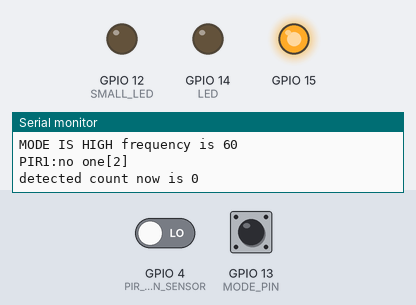
The sketch below on a simulated ESP8266 (NodeMCU). On the bench: output pins drawn as LEDs (lit = HIGH), the last lines printed to the serial monitor. Dashed ring = blinking. The test bench sets the inputs (shaded band); at power-on: GPIO 4 (PIR_MOTION_SENSOR) LOW, GPIO 13 (MODE_PIN) HIGH. WiFi joins after 1.5 s; servers stay silent unless stated; uploads are accepted with an empty reply.

Above: at 2.4 s.
2.5 s: GPIO 4 (PIR_MOTION_SENSOR) driven HIGH
At 4.1 s:
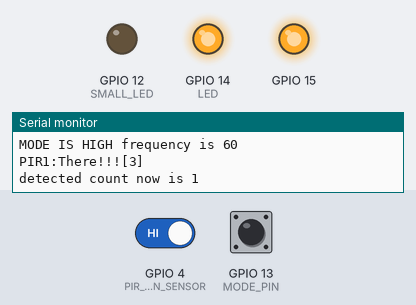
7.4 s: GPIO 4 (PIR_MOTION_SENSOR) driven LOW
At 9.3 s:
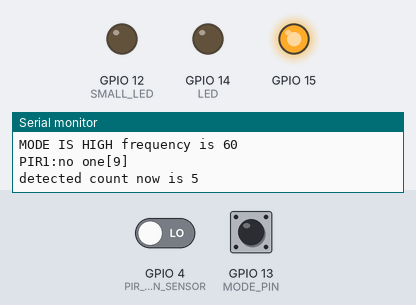
9.7 s: GPIO 13 (MODE_PIN) pulled LOW for 1.2 s
At 17.15 s:
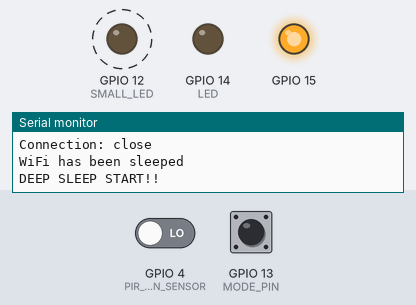
Timing chart, 0 to 17.7 s (numbered marks = the images above; inputs shaded):
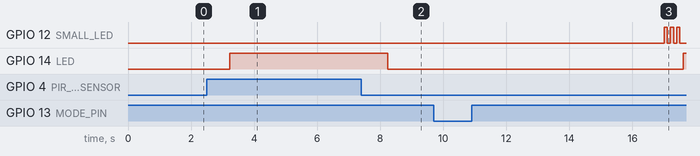

Measured:
- after the input at 2.5 s, GPIO 14 (LED): LOW → HIGH after 0.73 s
- after the input at 7.4 s, GPIO 14 (LED): HIGH → LOW after 0.83 s
- after the input at 9.7 s, GPIO 12 (SMALL_LED): alternates HIGH for 0.10 s and LOW for 0.10 s, starting after 7.3 s; GPIO 14 (LED): LOW → HIGH after 7.9 s

The sketch:

PIR_DemoWithOTA.ino
```cpp
#include <Arduino.h>
#include <stdio.h>
#include <string.h>

#include <ESP8266WiFi.h>
#include <SimpleTimer.h>


#define PIR_MOTION_SENSOR 4 //Use pin 8 to receive the signal from the module
#define LED  14   //the Grove - LED is connected to D4 of Arduino
#define MODE_PIN  13
#define SEND_HTTP_COUNT  60
//HTTPリクエストを送る頻度(適正値：１０）
#define EXISTING_SENCE_CNT 1
#define SLEEP_DURATION 5 //スリープする時間（秒単位）（適正値：３０〜６０）
#define SMALL_LED  12


//#define PIR_POWER  15 //黄色
//#define DEEP_SLEEP_COUNT 3 //Deep s]leep に入るまでのカウント数(連続して検知ができなかったら）
//一HTTPリクエスト中、誰かがいると検知する最低回数。
//#define DETECT_FREQ  1000 //センサの値をとる頻度

#define GRAPH_TRUE  10 //グラフの存在数値
#define GRAPH_FALSE  1 //グラフの不在数値
//#define ESP8266_REG(addr) ((volatile uint32_t )(0x60000000+(addr)))

SimpleTimer timer;
int count = 0;

int loopCount = 0;
int detectedCountPIR1 = 0;
int detectedCountPIR2 = 0;
int sleepCount = 0; //ディープスリープカウント
int requestFreq = 99; //サーバへの更新頻度
boolean sleepflag = false;
const char* ssid     = "NAGA12345";
const char* password = "nagase222";

//const char* host = "192.168.1.80";
const char* host = "ec2-52-196-9-244.ap-northeast-1.compute.amazonaws.com";
const int httpPort = 7776;

// Use WiFiClient class to create TCP connections
WiFiClient client;
const char* m2xKey = "7e7b47ba14a03597d6ad729c0313e4ae";


/**
   LEDを点滅させる
*/
void blinkLED(int pinNo, int waitTime, int repertCount) {
  for (int i = 0; i <= repertCount; i++) {
    digitalWrite(pinNo, HIGH);
    delay(waitTime);
    digitalWrite(pinNo, LOW);
    delay(waitTime);
  }
}
/**
   deepSleep実施
*/
void deepSleep() {
  //誰もいなかったら DEEP SLEEPモード突入命令
  Serial.println("DEEP SLEEP START!!");
  //LED点滅
  blinkLED(SMALL_LED, 100, 2);
  blinkLED(LED, 300, 3);

  //1:μ秒での復帰までのタイマー時間設定  2:復帰するきっかけの設定（モード設定）
  ESP.deepSleep(SLEEP_DURATION * 1000 * 1000 , WAKE_RF_DEFAULT);
  //deepsleepモード移行までのダミー命令
  delay(1000);
}


boolean isPeopleDetected()
{
  int sensorValue = digitalRead(PIR_MOTION_SENSOR);
  if (sensorValue == HIGH) //if the sensor value is HIGH?
  {
    return true;  //yes,return ture
  }
  else
  {
    return false;  //no,return false
  }
}

void pinsInit()
{
  pinMode(PIR_MOTION_SENSOR, INPUT);
  pinMode(MODE_PIN, INPUT);
  pinMode(LED, OUTPUT);
  pinMode(SMALL_LED, OUTPUT);
  //pinMode(PIR_POWER, OUTPUT);

  pinMode(15, OUTPUT);
  digitalWrite(15,HIGH);

}


void startWIFI() {
 //if(sleepflag == true){
  Serial.println("force sleep wake!");
  WiFi.forceSleepWake();
  delay(1000);
  //sleepflag = false;
 //}


  Serial.println("starting wifi");
  WiFi.begin(ssid, password);

  int failedcount=0;
  while (WiFi.waitForConnectResult() != WL_CONNECTED) {
    failedcount++;
    Serial.println("Connection Failed! retriying.");
    //WiFi.forceSleepWake();
    delay(2000);
    if(failedcount >= 5){
      Serial.println("Connection Failed! Rebooting...");
      ESP.restart();
    }
  }


  //Serial.println("connect to client");
  if (!client.connect(host, httpPort)) {
    Serial.println("connection failed 1");
    delay(5000);
    if (!client.connect(host, httpPort)) {
      delay(5000);
      Serial.println("connection failed 2");

      if (!client.connect(host, httpPort)) {
        Serial.println("connection failed 3 going to deep sleep mode now..");
        deepSleep();
      }
    }

  }
}
void stopWIFI(){
  WiFi.disconnect();
  WiFi.forceSleepBegin();
  sleepflag == true;
  Serial.println("WiFi has been sleeped\n");
  delay(2000);
}


void submitToM2X(int PIRNumber, int returnValue) {


  String sensorID = "";
  if (PIRNumber == 1) {
    sensorID = "PIR_sensor";
  } else {
    sensorID = "-------";
  }

  String m2xURL =  "/v2/devices/33d8824f9deee514852ee77258d74b42/streams/" + sensorID + "/value";

  //M2xにデータを送信する
  client.print("PUT " + m2xURL + " HTTP/1.1\r\n" +
               "Host: " + host + "\r\n" +
               "User-Agent: curl/7.43.0\r\n" +
               "Accept: */*\r\n" +
               "X-M2X-KEY: " + m2xKey + "\r\n" +
               "Content-Type: application/json\r\n" +
               // "Connection: close\r\n" +
               "Content-Length: 17\r\n\r\n" +
               "{ \"value\": \"" + returnValue + "\" }\r\n");

  Serial.printf("sent %d to the server\n",returnValue);
  String response = client.readString();
  Serial.println(response);
}

void submitToLocal(int PIRNumber, int returnValue) {

  String sensorID = "";
  if (PIRNumber == 1) {
    sensorID = "PIR_sensor";
  } else {
    sensorID = "-------";
  }

  String url = "/data/5/value/"+String(returnValue);

  //My server にデータを送信する
  client.print(String("GET ") + url + " HTTP/1.1\r\n" +
               "Host: " + host + "\r\n" +
               "Connection: close\r\n\r\n");

  Serial.printf("sent %d to the server\n",returnValue);
  String response = client.readString();
  Serial.println(response);
}


/**
   人感センサで検知する。タイマーで指定された頻度で実施する。
*/
void sensePIR() {

  loopCount++;
  int returnValue = 0;
  if (isPeopleDetected()) { //if it detects the moving people?
    digitalWrite(LED, HIGH); //人感センサ検知したらLED点灯
    detectedCountPIR1++;
    Serial.printf("PIR1:There!!![%d]\n", loopCount);
    //returnValue = 10;
  }
  else {
    digitalWrite(LED, LOW); //人感センサ検知なければLED消灯
    Serial.printf("PIR1:no one[%d]\n", loopCount);
    //Blynk.virtualWrite(V2,GRAPH_FALSE);
    //returnValue = 1;
  }


  /*if(digitalRead(PIR_MOTION_SENSOR2)==HIGH){
    Serial.println("PIR2:detected someone");
    detectedCountPIR2++;
    }else{
    Serial.println("PIR2:could not find anyone");
    }*/

   Serial.printf("detected count now is %d \n", detectedCountPIR1);

  if (loopCount >= requestFreq) { //送信頻度を超えたら実行
/*
    if (detectedCountPIR1 >= EXISTING_SENCE_CNT) {
      analogWrite(SMALL_LED, 10);
      submitToM2X(1, detectedCountPIR1); //存在
      Serial.print("----HTTP request had been sent. There was some person!!!!----\n");

    }
    else {

      analogWrite(SMALL_LED, 0);
      submitToM2X(1, 0); //不在
      Serial.print("----HTTP request had been sent. no body was there----\n");
    }*/
    startWIFI();
    delay(1000);
   // submitToM2X(1, detectedCountPIR1);
    submitToLocal(1, detectedCountPIR1);
    stopWIFI();

    //reset roop count
    loopCount = 0;
    detectedCountPIR1 = 0;
    //detectedCountPIR2 = 0;

    deepSleep(); //毎回Sleepしたい場合は、この行のコメント外す

  }
  //delay(DETECT_FREQ);
}


/**
   起動時に実行。Wifiに接続する。
*/
void setup() {

  Serial.begin(115200);
  Serial.println("starting  setup");
  pinsInit();

  //接続開始を示すLED点灯
  analogWrite(SMALL_LED, 5); //一旦LED点灯。

  WiFi.forceSleepBegin();//いらないか？？？

  //接続完了したことをLED点滅で示す。
  for (int k = 0; k < 3; k++) {
    for (int i = 0; i <= 200; i++) {
      //Serial.println(i);
      analogWrite(SMALL_LED, i);
      analogWrite(LED, i);
      delay(1);
    }
    for (int i = 200; i >= 0; i--) {
      //Serial.println(i);
      analogWrite(SMALL_LED, i);
      analogWrite(LED, i);
      delay(1);
    }
  }
  Serial.println("end of setup");
}


void loop()
{
  count++;

  //スイッチの値を読み取り、更新頻度を決定する。←現在動作していない。常にElse
  if(digitalRead(MODE_PIN)==LOW){
    requestFreq = 10;
    Serial.println("ferequency is 10");
  }else{
    requestFreq = SEND_HTTP_COUNT;
    Serial.printf("MODE IS HIGH frequency is %d \n",requestFreq);

  }


  sensePIR();

  delay(1000);
  //startWIFI();
}
```
